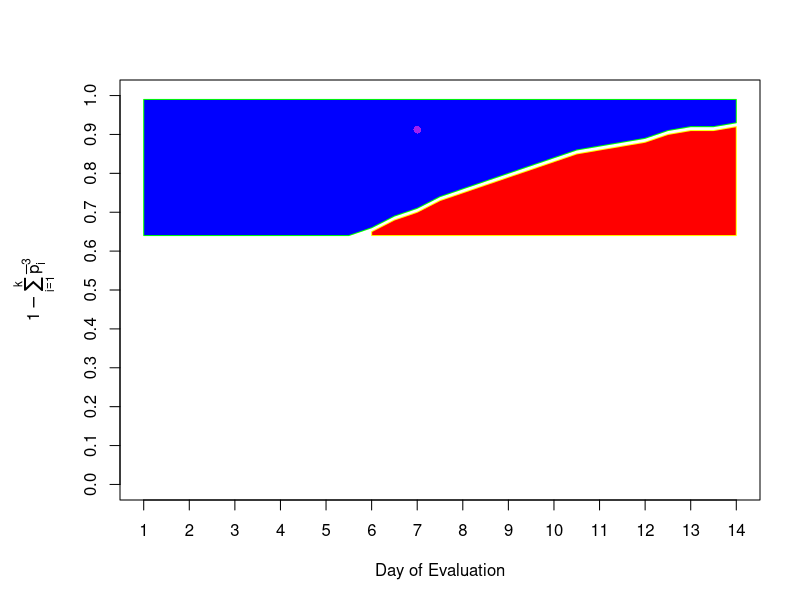
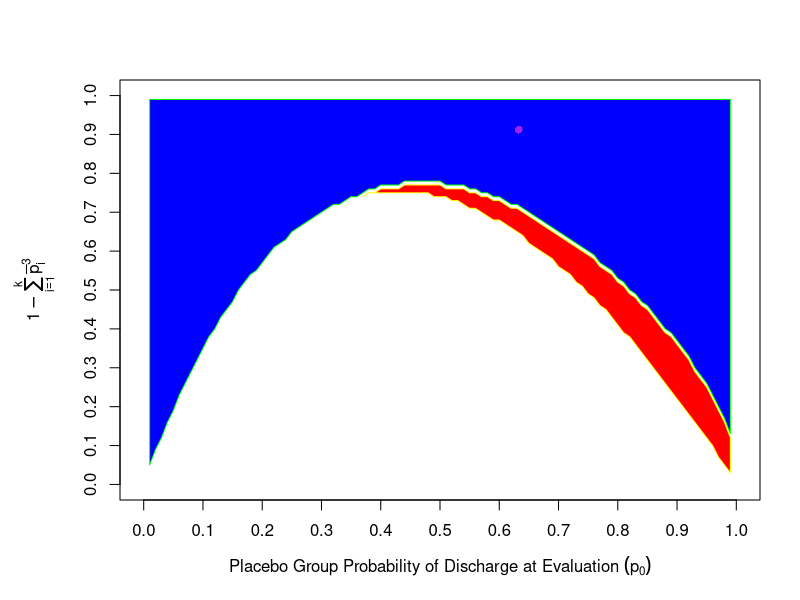

Recreate these plots in R, in order.
## ---- chunk 1
## Ordinal endpoint distributions in both the placebo and IVIG groups on day 7
plac_prob = c(0.009852217,0.049261084,0.162561576,0.145320197,0.362068966,0.270935961)
exp_prob = c(0.005590184,0.028688675,0.104327684,0.108127134,0.356486213,0.396780110)

## p0 and p1 are the discharge probabilities on day 7 for placebo and treatment, respectively.
p0 = sum(plac_prob[5:6])

p1 = sum(exp_prob[5:6])

g0 = log(-log(1-p0)/7)
g1 = log(-log(1-p1)/7) - g0

plac_bin = c(p0,1-p0)
exp_bin = c(p1,1-p1)

n = 320
qc = qnorm(0.975)

ORfun = function(p0,OR){
	p0 = 1 - p0
	pexp = p0/(p0 + (1 - p0)*OR)
	return(1-pexp)
}

days = seq(1,14,0.5)
p3 = seq(0.01,0.99,0.01)
p3c = 1 - sum(((plac_bin + exp_bin)/2)^3)
res = NULL
p3dmat = NULL
for(i in 1:27){
	day = days[i]
	pd = pexp(day,exp(g0))
	pe = pexp(day,exp(g0+g1))
	p3d = p3[p3>p3c]

	pt1 = log(1.77) * sqrt(n^3*p3d/(12*(n+1)^2))
	
	t2 = log(log(1-pe)/log(1-pd)) * (2/n * (1/pd + 1/pe))^(-1/2)
	pt2 = rep(t2,length(p3d))

	x = length(pt1)
	repv = rep(NA,99-x)	

	p3dmat = cbind(p3dmat,c(p3d,repv))
	res = cbind(res,c(pt1,repv),c(pt2,repv),b=c(ifelse(pt1>pt2,1,0),repv))
}

ind = seq(3,81,3)
graph = NULL
for(i in 1:27){
	day = days[i]
	index = ind[i]
	graph = cbind(graph,day=rep(day,99),p3d = p3dmat[,i],b=res[,index])
}

zerosub = NULL
for(i in 1:27){
	index = ind[i]
	subgraph = as.data.frame(graph[,c((index-2):index)])
	sub = subset(subgraph,subgraph$b == 0)
	zerosub = rbind(zerosub,sub)
}

onesub = NULL
for(i in 1:27){
	index = ind[i]
	subgraph = as.data.frame(graph[,c((index-2):index)])
	sub = subset(subgraph,subgraph$b == 1)
	onesub = rbind(onesub,sub)
}

daysub = NULL
minsub = NULL
maxsub = NULL
for(i in 1:27){
	daysub = subset(onesub, day == days[i])
	minsub = rbind(minsub,c(days[i],min(daysub$p3d)))
	maxsub = rbind(maxsub,c(days[i],max(daysub$p3d)))
}

daysub2 = NULL
minsub2 = NULL
maxsub2 = NULL
for(i in 1:17){
	daysub2 = subset(zerosub, day == days[i+10])
	minsub2 = rbind(minsub2,c(days[i+10],min(daysub2$p3d)))
	maxsub2 = rbind(maxsub2,c(days[i+10],max(daysub2$p3d)))
}

par(mar=c(5,6,4,2))
term = expression(1 - sum(bar(p)[i]^3,i==1,k))
plot(x=1,y=1,xlab = "Day of Evaluation",ylab = term, xlim = c(1,14),
	ylim = c(0,1),type="n",xaxt = "n", yaxt = "n")
polygon(c(minsub[,1],rev(maxsub[,1])),c(minsub[,2],maxsub[,2]),
	col='blue',border='green')
polygon(c(rev(maxsub2[,1]),minsub2[,1]),c(minsub2[,2],maxsub2[,2]),
	col='red',border='yellow')
points(7,1 - sum(((plac_prob + exp_prob)/2)^3),pch = 16, col = 'purple')

axis(1, at=c(1,14), labels=c("",""), lwd.ticks=0)
axis(1, at=seq(1,14,by=1), lwd=0, lwd.ticks=1)
axis(2, at=c(0,1), labels=c("",""), lwd.ticks=0)
axis(2, at=seq(0,1,0.1), lwd=0, lwd.ticks=1)
## ---- chunk 2
p0s = seq(0.01,0.99,0.01)
p3 = seq(0.01,0.99,0.01)
res = NULL
p3dmat = NULL
for(i in 1:99){
	p0d = p0s[i]
	p0e = ORfun(p0d,1.77)
	p3c = 1 - ((p0d+p0e)/2)^3 - ((2-p0d-p0e)/2)^3
	p3d = p3[p3>p3c]

	pt1 = log(1.77) * sqrt(n^3*p3d/(12*(n+1)^2))

	t2 = log(log(1-p0e)/log(1-p0d)) * (2/n * (1/p0d + 1/p0e))^(-1/2)
	pt2 = rep(t2,length(p3d))

	x = length(pt1)
	repv = rep(NA,99-x)	

	p3dmat = cbind(p3dmat,c(p3d,repv))
	res = cbind(res,c(pt1,repv),c(pt2,repv),b=c(ifelse(pt1>pt2,1,0),repv))	
}

ind = seq(3,297,3)
graph = NULL
for(i in 1:99){
	p0d = p0s[i]
	index = ind[i]
	graph = cbind(graph,p0d=rep(p0d,99),p3d = p3dmat[,i],b=res[,index])
}

zerosub = NULL
for(i in 1:99){
	index = ind[i]
	subgraph = as.data.frame(graph[,c((index-2):index)])
	sub = subset(subgraph,subgraph$b == 0)
	zerosub = rbind(zerosub,sub)
}

onesub = NULL
for(i in 1:99){
	index = ind[i]
	subgraph = as.data.frame(graph[,c((index-2):index)])
	sub = subset(subgraph,subgraph$b == 1)
	onesub = rbind(onesub,sub)
}

p0sub = NULL
minsub = NULL
maxsub = NULL
for(i in 1:99){
	p0sub = subset(onesub, p0d == p0s[i])
	minsub = rbind(minsub,c(p0s[i],min(p0sub$p3d)))
	maxsub = rbind(maxsub,c(p0s[i],max(p0sub$p3d)))
}

p0sub2 = NULL
minsub2 = NULL
maxsub2 = NULL
for(i in 1:63){
	p0sub2 = subset(zerosub, p0d == p0s[i+36])
	minsub2 = rbind(minsub2,c(p0s[i+36],min(p0sub2$p3d)))
	maxsub2 = rbind(maxsub2,c(p0s[i+36],max(p0sub2$p3d)))
}

par(mar=c(5,6,4,2))
term = expression(1 - sum(bar(p)[i]^3,i==1,k))
term2 = expression(paste("Placebo Group Probability of Discharge at Evaluation ",
	 (p[0])))
plot(x=1,y=1,ylab = term, xlab = term2, 
	xlim = c(0,1),ylim = c(0,1),type="n",xaxt = "n",yaxt="n")
polygon(c(minsub[,1],rev(maxsub[,1])),c(minsub[,2],maxsub[,2]),
	col='blue',border='green')
polygon(c(rev(maxsub2[,1]),minsub2[,1]),c(rev(minsub2[,2]),maxsub2[,2]),
	col='red',border='yellow')
points(p0,1 - sum(((plac_prob + exp_prob)/2)^3),pch = 16, col = 'purple')

axis(1, at=c(0,1), labels=c("",""), lwd.ticks=0)
axis(1, at=seq(0,1,0.1), lwd=0, lwd.ticks=1)
axis(2, at=c(0,1), labels=c("",""), lwd.ticks=0)
axis(2, at=seq(0,1,0.1), lwd=0, lwd.ticks=1)
